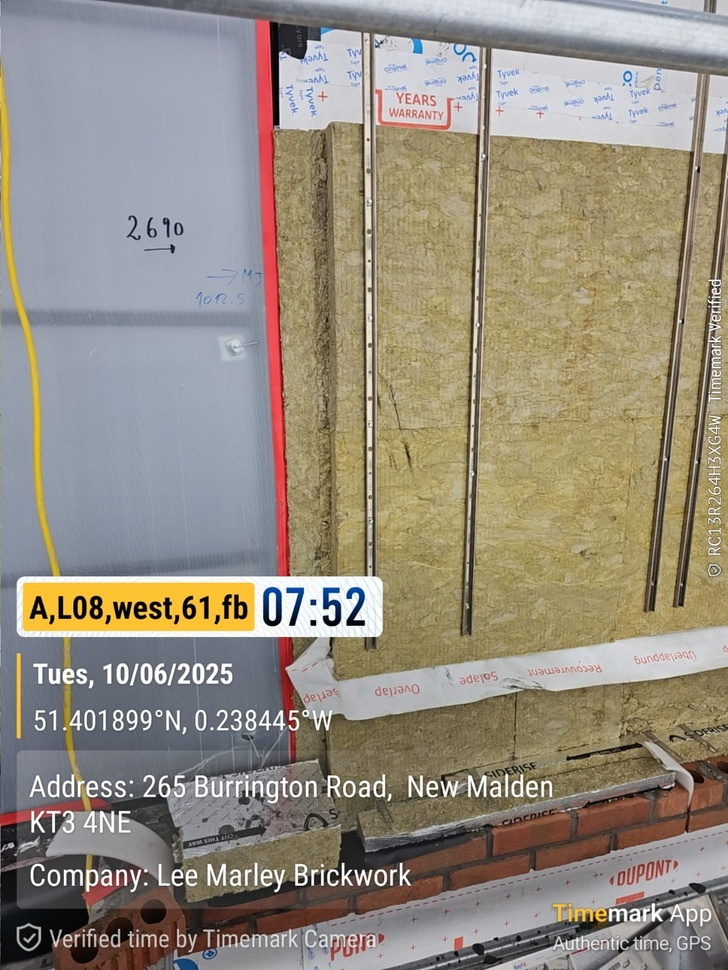
#> input picture image_sorter_ocr/sorted/unsorted/Marius_175.jpg, 728 x 970 px, shrunk from 1200 x 1599 before the run
$ python -i easy_ocr_type_2.py   (imports and definitions only)
#> lines starting #> are read from the running program, lines starting #| are printed output that depends on the picture; after the words box and inside, x2 and y2 are one past the last pixel; in counts of white or black regions, pixels touching at a corner belong together
import json
import locale
import re
import shutil
import sys
from pathlib import Path

import cv2
import easyocr
import numpy as np

# Set UTF-8 encoding for file operations
# [10 lines not run here, left out]


def log_func(log_str):
    with open("log.txt", "a+", encoding="utf-8") as log_file:
        log_file.write(log_str)


def extract_text_from_image(image_path):
    # Convert Path to string with proper encoding
#> called with image_path = '../sorted/unsorted/Marius_175.jpg'
    image_path_str = str(image_path)

    # For OpenCV on Windows with Cyrillic characters, use np.fromfile
    if sys.platform.startswith("win") and any(
        ord(char) > 127 for char in image_path_str
    ):
        try:
            # Read image using numpy for better Unicode support
            img_array = np.fromfile(image_path_str, dtype=np.uint8)
            image = cv2.imdecode(img_array, cv2.IMREAD_COLOR)
        except Exception as e:
            print(f"Error reading image with numpy method: {e}")
            image = cv2.imread(image_path_str)
    else:
        image = cv2.imread(image_path_str)
#> image is the input picture: shape (970, 728, 3); mean B, G, R 127.7, 141.4, 149.3

    if image is None:
        print(f"Error: Could not read image {image_path}")
        log_func(f"Error: Could not read image {image_path}\n")
        return None

    height, width = image.shape[:2]
#> height = 970; width = 728

    if width > height:
        roi_width = int(width * 0.4)
        roi_height = int(height * 0.4)
        roi = image[roi_height : int(height * 0.7), 0:roi_width]
    else:
        roi_width = int(width * 0.5)
#> roi_width = 364
        roi_height = int(height * 0.4)
#> roi_height = 388
        roi = image[roi_height : int(height * 0.8), 0:roi_width]
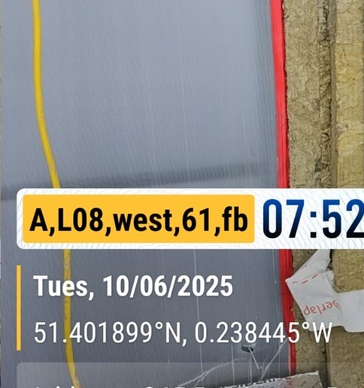
#> roi: shape (388, 364, 3); mean B, G, R 134.7, 142.3, 146.3

    hsv = cv2.cvtColor(roi, cv2.COLOR_BGR2HSV)
#> hsv: shape (388, 364, 3); mean H, S, V 84, 61.7, 160

    lower_orange = np.array([20, 120, 120])
    upper_orange = np.array([25, 255, 255])

    orange_mask = cv2.inRange(hsv, lower_orange, upper_orange)
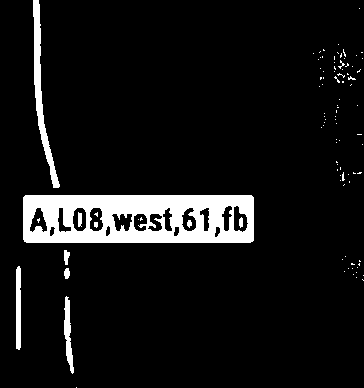
#> orange_mask: shape (388, 364); 8% white; 96 white regions (86 under 20 px), largest, box (x1, y1, x2, y2) and area: (23, 195, 254, 243) 8666, (33, 0, 60, 188) 1229, (16, 266, 21, 350) 408
    text_mask = cv2.bitwise_not(orange_mask)
    kernel = np.ones((4, 4), np.uint8)
    text_mask = cv2.morphologyEx(text_mask, cv2.MORPH_OPEN, kernel)
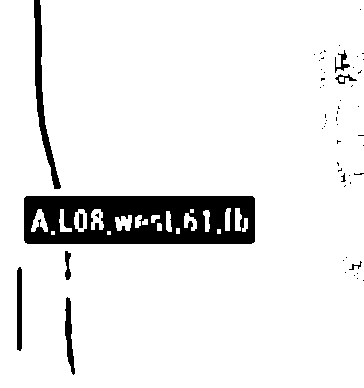
#> text_mask: shape (388, 364); 91.7% white; 56 black regions (46 under 20 px), largest, box (x1, y1, x2, y2) and area: (24, 196, 255, 244) 9143, (34, 0, 61, 189) 1240, (17, 267, 22, 351) 410
    text_mask = cv2.morphologyEx(text_mask, cv2.MORPH_CLOSE, kernel)
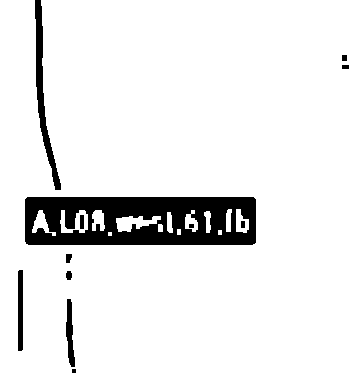
#> text_mask: shape (388, 364); 92% white; 12 black regions (1 under 20 px), largest, box (x1, y1, x2, y2) and area: (25, 197, 256, 245) 8974, (35, 0, 61, 190) 1243, (18, 270, 23, 351) 403

    text_mask_inv = cv2.bitwise_not(text_mask)

    # Create an OCR reader object
#> (the run stopped early here; a loop or call above may not have finished)
